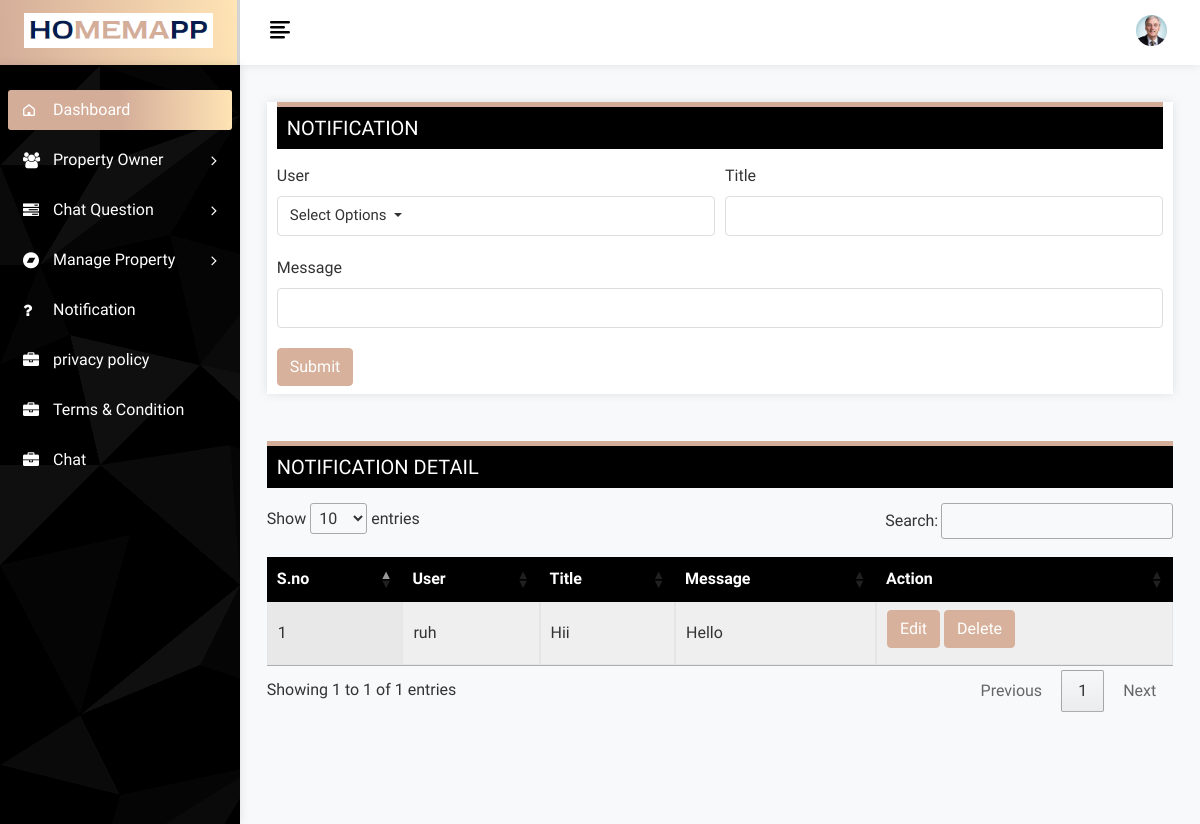
/notification (signed in), run on an earlier commit of the app's database.
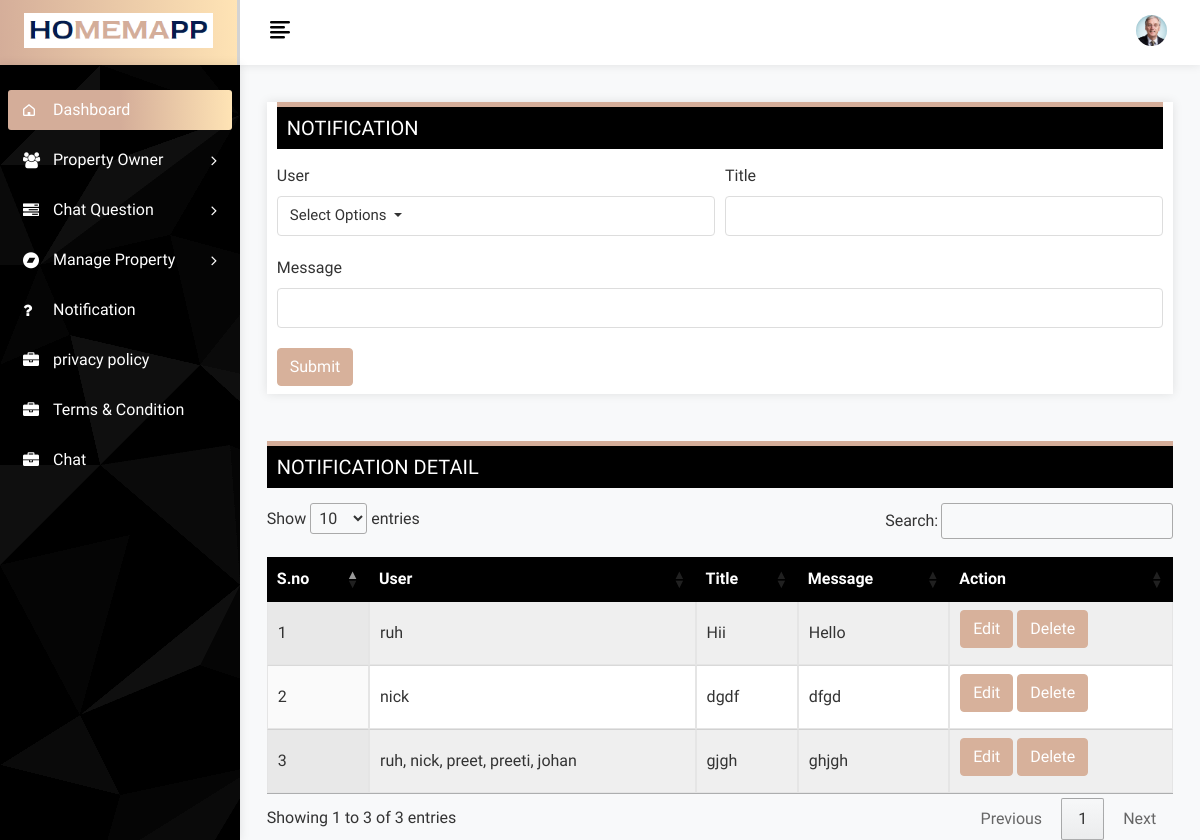
And on a later commit of the database.
### app/models.py (models this page shows, shortened)
class Notification(models.Model):
    users = models.ManyToManyField(User)
    title = models.CharField(max_length=255)
    message = models.CharField(max_length=2550)

class User(AbstractBaseUser, PermissionsMixin):
    email = models.EmailField(unique=True, verbose_name='Email Address')
    username = models.CharField(max_length=256)
    is_active = models.BooleanField(default=True)
    is_staff = models.BooleanField(default=False)
    is_admin = models.BooleanField(default=False)
    is_superuser = models.BooleanField(default=False)
    SUPERADMIN = '1'
    USER = '2'
    Web_USER = '3'
    User_type=(
        ('Superadmin','SUPERADMIN'),
        ('User','USER'),
        ('Web_user','Web_USER'),
    )
    user_type_data = ((SUPERADMIN, "Superadmin"), (USER,"User"),(Web_USER,"Web_user"))
    user_type = models.CharField( choices=user_type_data, max_length=10,default='Superadmin')
    USERNAME_FIELD = 'email'
    REQUIRED_FIELDS = [ 'username']
    objects = UserManager()
    class Meta:
        db_table = 'user_profile'

### app/views.py (the view)
# urls.py: path('notification',views.notification,name='notification'),
@login_required(login_url='login')
def notification(request):
    if request.method == 'POST':
        form = NotificationForm(request.POST)
        if form.is_valid():
            instance = form.save(commit=False)
            instance.save()
            form.save_m2m()  # Save the many-to-many relationships
            return redirect('notification')
        else:
            print(form.errors)
    else:
        form = NotificationForm()
    notifications = Notification.objects.all()
    return render(request, 'Notification.html', {'form': form, 'notifications': notifications})

### app/forms.py
class NotificationForm(forms.ModelForm):
    class Meta:
        model = Notification
        fields = ['title', 'message', 'users']
        widgets = {
            'title': forms.TextInput(attrs={'class': 'form-control', 'required': True}),
            'message': forms.TextInput(attrs={'class': 'form-control', 'required': True}),
        }
    users = forms.ModelMultipleChoiceField(
        queryset=User.objects.exclude(user_type='1'),
        widget=forms.CheckboxSelectMultiple(attrs={'class': 'custom-checkbox-list'}),
    )
    def __init__(self, *args, **kwargs):
        super(NotificationForm, self).__init__(*args, **kwargs)
        self.fields['users'].initial = User.objects.exclude(user_type='1').values_list('id', flat=True)

### templates/Notification.html (shortened to what this page needs)
{% extends 'base.html' %}
{% load static %}
{% block content %}
    <div class="page-wrapper">
        <div class="content container-fluid">
            <div class="page-header">
                <div class="row">
                    <div class="col-sm-12">
                        <div class="card full-header">
                            <div class="text-editor">
                                <div class="users">
                                    <h3 class="page-title">Notification</h3>
                                </div>
                                <form method="post" enctype="multipart/form-data">
                                    <div class="form-row">
                                        <div class="form-group col-sm-6">
                                            <div class="dropdown user-selects">
                                                <label for="id_title">User</label>
                                                <button class="btn btn-default text-left form-control dropdown-toggle" type="button" data-toggle="dropdown">
                                                    <span class="dropdown-text"> Select Options</span>
                                                </button>
                                            </div>
                                        </div>
                                        <div class="form-group col-sm-6">
                                            <label for="id_title">Title</label>
                                            {{ form.title }}
                                        </div>
                                        <div class="form-group col-sm-12">
                                            <label for="id_message">Message</label>
                                            {{ form.message }}
                                        </div>
                                    </div>
                                    <button type="submit" class="btn btn-primary">Submit</button>
                                </form>
                            </div>
                        </div>
                    </div>
                </div>
            </div>
            <div class="full-editor mt-3">
                <div class="users">
                    <h3 class="page-title">Notification Detail</h3>
                </div>
                <table id="example" class="display nowrap" style="width:100%">
					<thead>
						<tr>
							<th>S.no</th>
							<th>User</th>
							<th>Title</th>
							<th>Message</th>
							<th>Action</th>
						</tr>
					</thead>
					<tbody>
						{% for notification in notifications %}
						<tr>
							<td>{{ forloop.counter }}</td>
							<td>
								{% for user in notification.users.all %}
									{{ user.username }}{% if not forloop.last %}, {% endif %}
								{% endfor %}
							</td>
							<td>{{ notification.title }}</td>
							<td>{{ notification.message }}</td>
							<td>
								<button class="btn btn-primary mb-2"><a class="edit-btn" href="{% url 'edit_notification' notification.id %}">Edit</a></button>
                                <button class="btn btn-primary delete-question-btn " data-id="{{notification.id}}">Delete </button>
							</td>
						</tr>
					{% endfor %}
					</tbody>
                </table>
            </div>
        </div>
    </div>
{% endblock %}

What changed in the data, as far as the page shows it:
added Notification: title "dgdf", message "dfgd"
now on this page (row unchanged): User: username "nick"
added Notification: title "gjgh", message "ghjgh", User (username "ruh")
now on this page (row unchanged): User: username "preet", shown under "gjgh"
now on this page (row unchanged): User: username "preeti", shown under "gjgh"
now on this page (row unchanged): User: username "johan", shown under "gjgh"
Also different on the page:
text written by a page script: "Show entries Search: Showing 1 to 1 of 1 entries Previous 1 Next" → "Show entries Search: Showing 1 to 3 of 3 entries Previous 1 Next"
